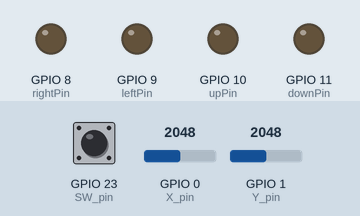
A sketch run on a simulated ESP32. Shown: output pins drawn as LEDs (lit = HIGH). Inputs (shaded band) come from the test bench; at power-on: GPIO 0 (X_pin) = 2048, GPIO 1 (Y_pin) = 2048, GPIO 23 (SW_pin) HIGH. What the sketch prints to the serial monitor is not drawn.

Above: at 1.2 s.
1.3 s: GPIO 0 (X_pin) set to 835
4.3 s: GPIO 0 (X_pin) set to 714
At 4.8 s:
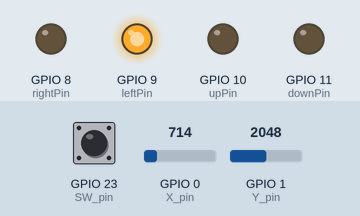
6.8 s: GPIO 1 (Y_pin) set to 60
At 7.6 s:
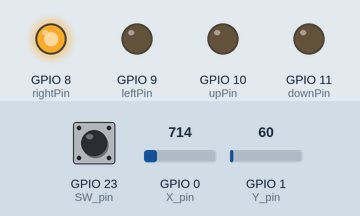
Timing chart, 0 to 9.8 s (numbered marks = the images above; inputs shaded):
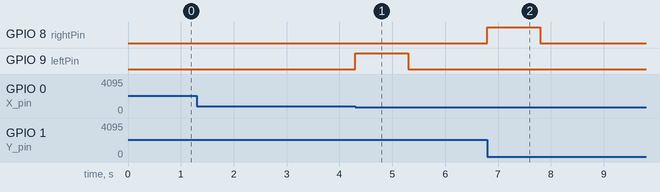

The sketch:

joystick.ino
```cpp
const int SW_pin = 23;
const int X_pin = 0;
const int Y_pin = 1;
bool swState, swPrev, rightD, leftD, upD, downD = 0;
int x_value, y_value, xMap, yMap, xPrev, yPrev = 0;
const int pIdleValue = 100;
const int nIdleValue = -100;
const int rightPin = 8;
const int leftPin = 9;
const int upPin = 10;
const int downPin = 11;

void setup() {
  pinMode(SW_pin, INPUT);
  pinMode(rightPin, OUTPUT);
  pinMode(leftPin, OUTPUT);
  pinMode(upPin, OUTPUT);
  pinMode(downPin, OUTPUT);
  Serial.begin(115200);
}

bool btnWorking() {
  // Serial.print("x");
  // Serial.println(xMap);
  // Serial.print("y");
  // Serial.print(yMap);

  if (yMap < -312 && (xMap > -330 && xMap < 400)) {
    if (!rightD) {
      Serial.println("rigth");
      rightD = true;
      leftD = !rightD;
      upD = !rightD;
      downD = !rightD;
      return true;
    }


  } else if (yMap > 480 && (xMap < 100 && xMap > -270)) {
    if (!leftD) {
      Serial.println("left");
      leftD = true;
      rightD = !leftD;
      upD = !leftD;
      downD = !leftD;
      return true;
    }


  } else if (xMap > 400 && (yMap > -450 && yMap < 450)) {
    if (!upD) {
      Serial.println("up");
      upD = true;
      rightD = !upD;
      leftD = !upD;
      downD = !upD;
      return true;
    }


  } else if (xMap < -450 && (yMap < 450 && yMap > -450)) {
    if (!downD) {
      Serial.println("down");
      downD = true;
      rightD = !downD;
      leftD = !downD;
      upD = !downD;
      return true;
    }


  } else {
    downD = false;
    rightD = false;
    leftD = false;
    upD = false;
    Serial.println("idle ");
  }
  return false;
}

void loop() {
  swState = digitalRead(SW_pin);
  x_value = analogRead(X_pin);
  y_value = analogRead(Y_pin);
  xMap = map(x_value, 0, 1023, 512, -512);
  yMap = map(y_value, 0, 1023, -512, 512);
  if (swPrev != swState) {
    swPrev = swState;
  }
  if (swPrev != xMap && xPrev != (xMap - 1) && xPrev != (xMap + 1)) {
    xPrev = xMap;
  }
  if (swPrev != yMap && yPrev != (yMap - 1) && yPrev != (yMap + 1)) {
    yPrev = yMap;
  }
  if (btnWorking()) {
    if (downD) {
      digitalWrite(downPin, HIGH);
      delay(1000);
      digitalWrite(downPin, LOW);
    } else if (rightD) {
      digitalWrite(rightPin, HIGH);
      delay(1000);
      digitalWrite(rightPin, LOW);
    } else if (leftD) {
      digitalWrite(leftPin, HIGH);
      delay(1000);
      digitalWrite(leftPin, LOW);
    } else if (upD) {
      digitalWrite(upPin, HIGH);
      delay(1000);
      digitalWrite(upPin, LOW);
    }
    delay(300);
  }
}
```

Measured:
- the behaviour switches between 782 and 781 on GPIO 0 (X_pin) (found by bisection; images 0 and 1)
- after the input at 4.3 s, GPIO 9 (leftPin): LOW → HIGH at once, → LOW 1.0 s later
- after the input at 6.8 s, GPIO 8 (rightPin): LOW → HIGH at once, → LOW 1.0 s later
